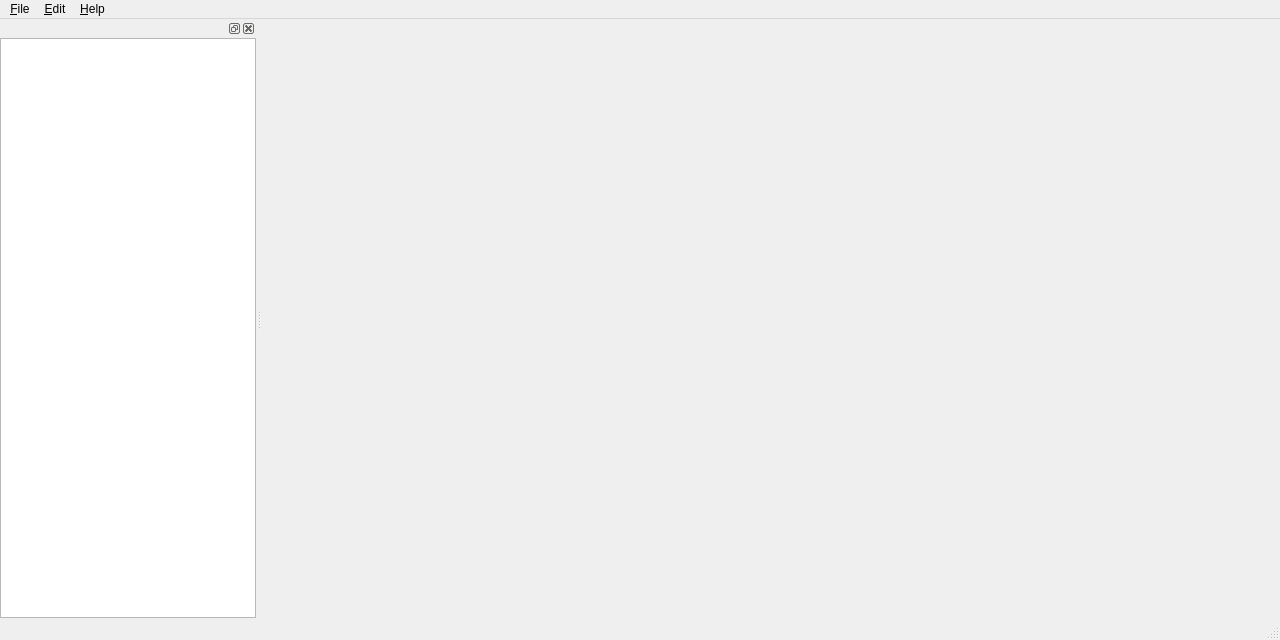
<?xml version="1.0" encoding="UTF-8"?>
<ui version="4.0">
 <class>MainWindow</class>
 <widget class="QMainWindow" name="MainWindow">
  <property name="geometry">
   <rect>
    <x>0</x>
    <y>0</y>
    <width>1280</width>
    <height>640</height>
   </rect>
  </property>
  <property name="windowTitle">
   <string>paragon map editor</string>
  </property>
  <widget class="QWidget" name="centralwidget"/>
  <widget class="QMenuBar" name="menubar">
   <property name="geometry">
    <rect>
     <x>0</x>
     <y>0</y>
     <width>1280</width>
     <height>21</height>
    </rect>
   </property>
   <widget class="QMenu" name="menu_File">
    <property name="title">
     <string>&amp;File</string>
    </property>
    <addaction name="actionNew"/>
    <addaction name="actionOpen"/>
    <addaction name="actionSave"/>
    <addaction name="actionSave_As"/>
    <addaction name="separator"/>
    <addaction name="actionQuit"/>
   </widget>
   <widget class="QMenu" name="menuHelp">
    <property name="title">
     <string>&amp;Help</string>
    </property>
    <addaction name="actionAbout_Paragon_Map_Editor"/>
   </widget>
   <widget class="QMenu" name="menu_Edit">
    <property name="title">
     <string>&amp;Edit</string>
    </property>
    <addaction name="actionUndo"/>
    <addaction name="actionRedo"/>
    <addaction name="separator"/>
    <addaction name="actionCut"/>
    <addaction name="actionCopy"/>
    <addaction name="actionPaste"/>
    <addaction name="actionDelete"/>
    <addaction name="separator"/>
    <addaction name="actionSelect_All"/>
   </widget>
   <addaction name="menu_File"/>
   <addaction name="menu_Edit"/>
   <addaction name="menuHelp"/>
  </widget>
  <widget class="QStatusBar" name="statusbar"/>
  <widget class="QDockWidget" name="dockWidget">
   <attribute name="dockWidgetArea">
    <number>1</number>
   </attribute>
   <widget class="QTreeView" name="treeView"/>
  </widget>
  <action name="actionQuit">
   <property name="icon">
    <iconset theme="application-exit">
     <normaloff>.</normaloff>.</iconset>
   </property>
   <property name="text">
    <string>Quit</string>
   </property>
  </action>
  <action name="actionAbout_Paragon_Map_Editor">
   <property name="icon">
    <iconset theme="help-about">
     <normaloff>.</normaloff>.</iconset>
   </property>
   <property name="text">
    <string>About</string>
   </property>
  </action>
  <action name="actionUndo">
   <property name="icon">
    <iconset theme="edit-undo">
     <normaloff>.</normaloff>.</iconset>
   </property>
   <property name="text">
    <string>Undo</string>
   </property>
  </action>
  <action name="actionRedo">
   <property name="icon">
    <iconset theme="edit-redo">
     <normaloff>.</normaloff>.</iconset>
   </property>
   <property name="text">
    <string>Redo</string>
   </property>
  </action>
  <action name="actionCut">
   <property name="icon">
    <iconset theme="edit-cut">
     <normaloff>.</normaloff>.</iconset>
   </property>
   <property name="text">
    <string>Cut</string>
   </property>
  </action>
  <action name="actionCopy">
   <property name="icon">
    <iconset theme="edit-copy">
     <normaloff>.</normaloff>.</iconset>
   </property>
   <property name="text">
    <string>Copy</string>
   </property>
  </action>
  <action name="actionPaste">
   <property name="icon">
    <iconset theme="edit-paste">
     <normaloff>.</normaloff>.</iconset>
   </property>
   <property name="text">
    <string>Paste</string>
   </property>
   <property name="shortcut">
    <string/>
   </property>
  </action>
  <action name="actionDelete">
   <property name="icon">
    <iconset theme="edit-delete">
     <normaloff>.</normaloff>.</iconset>
   </property>
   <property name="text">
    <string>Delete</string>
   </property>
   <property name="shortcut">
    <string/>
   </property>
  </action>
  <action name="actionSelect_All">
   <property name="icon">
    <iconset theme="edit-select-all">
     <normaloff>.</normaloff>.</iconset>
   </property>
   <property name="text">
    <string>Select All</string>
   </property>
  </action>
  <action name="actionNew">
   <property name="icon">
    <iconset theme="document-new">
     <normaloff>.</normaloff>.</iconset>
   </property>
   <property name="text">
    <string>New</string>
   </property>
  </action>
  <action name="actionOpen">
   <property name="icon">
    <iconset theme="document-open">
     <normaloff>.</normaloff>.</iconset>
   </property>
   <property name="text">
    <string>Open</string>
   </property>
  </action>
  <action name="actionSave">
   <property name="icon">
    <iconset theme="document-save">
     <normaloff>.</normaloff>.</iconset>
   </property>
   <property name="text">
    <string>Save</string>
   </property>
  </action>
  <action name="actionSave_As">
   <property name="icon">
    <iconset theme="document-save-as">
     <normaloff>.</normaloff>.</iconset>
   </property>
   <property name="text">
    <string>Save As</string>
   </property>
  </action>
 </widget>
 <resources/>
 <connections>
  <connection>
   <sender>actionQuit</sender>
   <signal>triggered()</signal>
   <receiver>MainWindow</receiver>
   <slot>close()</slot>
   <hints>
    <hint type="sourcelabel">
     <x>-1</x>
     <y>-1</y>
    </hint>
    <hint type="destinationlabel">
     <x>639</x>
     <y>319</y>
    </hint>
   </hints>
  </connection>
 </connections>
</ui>
